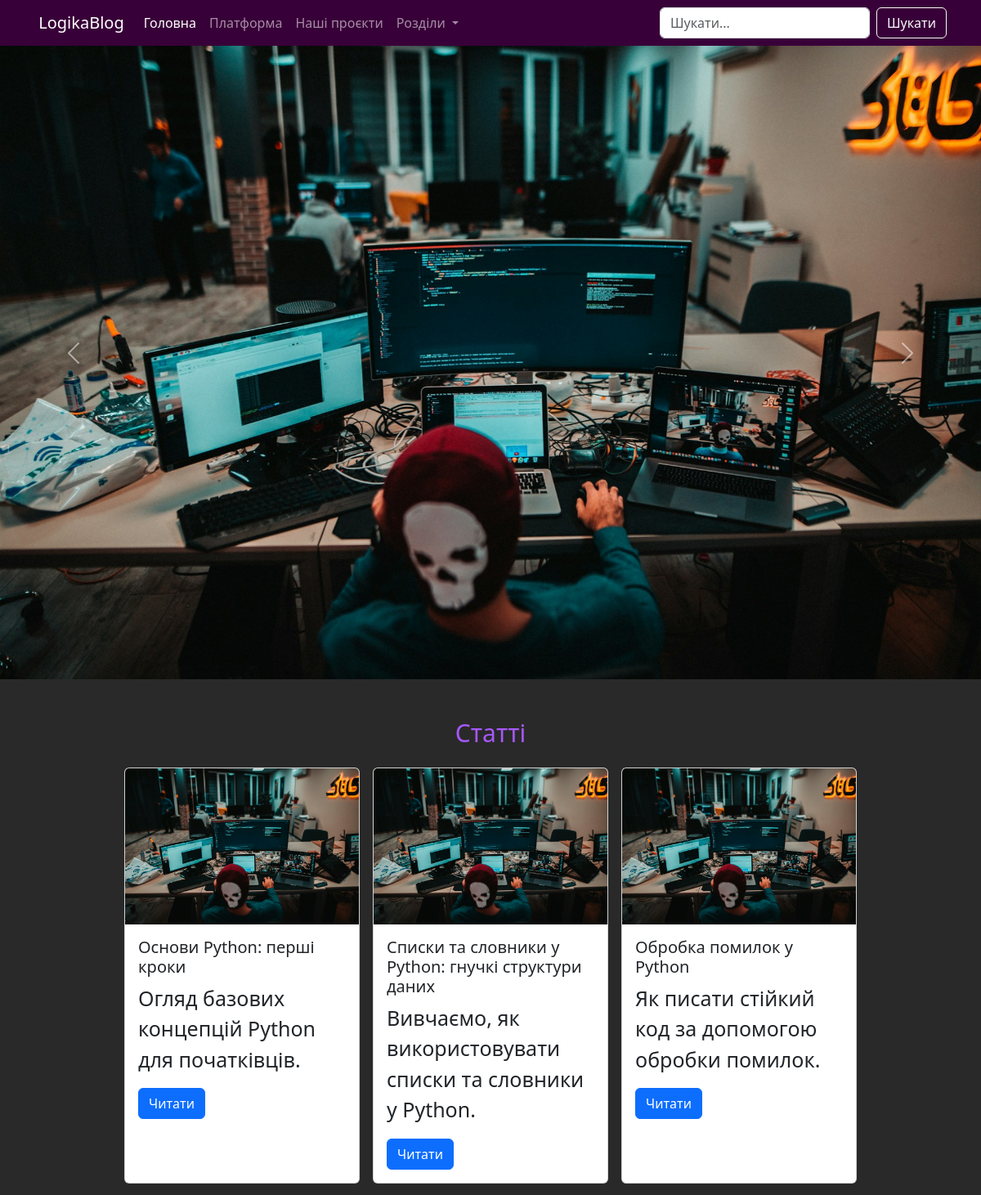
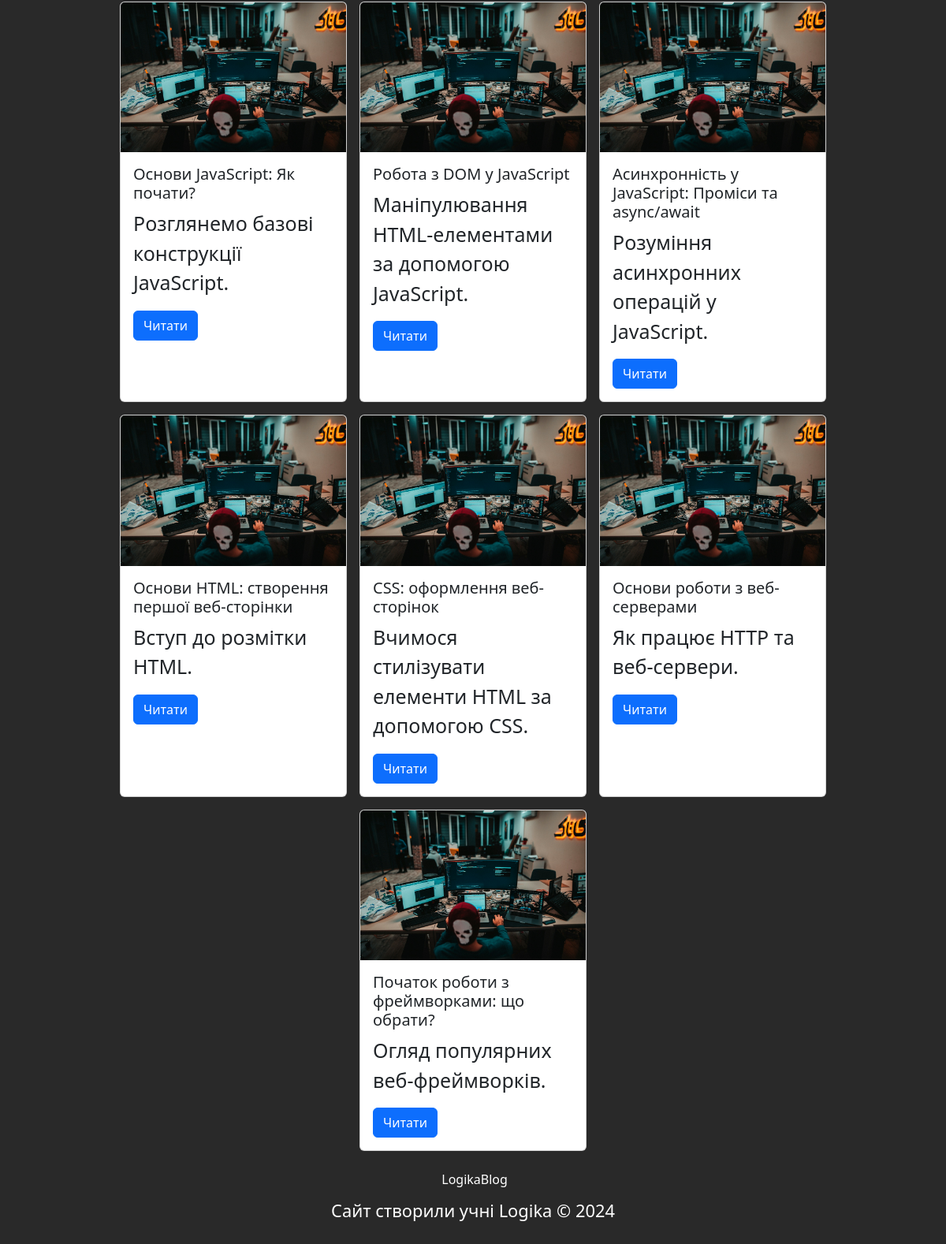
The page / on the database its author committed (2 pictures, top to bottom).
### tables this page shows
CREATE TABLE articles (
    id INTEGER NOT NULL PRIMARY KEY AUTOINCREMENT,
    title TEXT NOT NULL,
    description TEXT,
    text TEXT,
    image TEXT,
    author_id INTEGER NOT NULL,
    category_id INTEGER,
    created_at TEXT DEFAULT CURRENT_TIMESTAMP,

    FOREIGN KEY (author_id) REFERENCES users(id),
    FOREIGN KEY (category_id) REFERENCES categories(id)
);

### app.py (the view)
@app.route("/")  # Вказуємо url-адресу для виклику функції
def index():
    categories = db.get_categories()
    articles = db.get_articles()
    return render_template("index.html", articles=articles, categories=categories)  # html-сторінка, що повертається у браузер

### db_scripts.py (called while the page is built)
    def open_db(self):
        self.conn = sqlite3.connect(self.dbname)
        self.cursor = self.conn.cursor()

    def get_articles(self):
        self.open_db()
        self.cursor.execute(""" SELECT * FROM articles""")
        data = self.cursor.fetchall()
        self.conn.close()
        return data

    def get_categories(self):
        self.open_db()
        self.cursor.execute(""" SELECT * FROM categories""")
        data = self.cursor.fetchall()
        self.conn.close()
        return data

### templates/index.html (shortened to what this page needs)
{% extends 'base.html' %}
{% block content %}
    <div id="carouselExampleAutoplaying" class="carousel slide" data-bs-ride="carousel">
        <div class="carousel-inner" style="max-height: 100vh;">
          <div class="carousel-item active">
            <img src="{{ url_for('static', filename='img/arian-darvishi-wh-RPfR_3_M-unsplash (1).jpg') }}" class="d-block w-100" alt="...">
          </div>
        </div>
        <button class="carousel-control-prev" type="button" data-bs-target="#carouselExampleAutoplaying" data-bs-slide="prev">
          <span class="carousel-control-prev-icon" aria-hidden="true"></span>
        </button>
        <button class="carousel-control-next" type="button" data-bs-target="#carouselExampleAutoplaying" data-bs-slide="next">
          <span class="carousel-control-next-icon" aria-hidden="true"></span>
        </button>
      </div>
    <main class="container mt-5">
        <h1 class="my-4">Статті</h1>
        <div class="d-flex flex-wrap justify-content-center gap-3">
        {% for article in articles %}
          <div class="card" style="width: 18rem;">
            {% if article[4] %}
               <img src="{{ url_for('static', filename='img/' + article[4]) }}" class="card-img-top" alt="...">
            {% endif %}
            <div class="card-body">
              <h5 class="card-title">{{ article[1] }}</h5>
              <p class="card-text"> {{ article[2] }}</p>
              <a href="" class="btn btn-primary">Читати</a>
            </div>
          </div>
        {% endfor %}
      </div>
    </main>
{% endblock content %}

### templates/base.html (shortened to what this page needs)
<!doctype html>
<html lang="uk">
<head>
    <link href="https://cdn.jsdelivr.net/npm/bootstrap@5.3.3/dist/css/bootstrap.min.css" rel="stylesheet"
>
    <link rel="stylesheet" href="{{ url_for('static', filename='style.css') }}">
</head>
<body data-bs-theme="light">
    <header class="py-3">
        <nav data-bs-theme="dark" class="navbar navbar-expand-lg fixed-top" style="background: rgb(56, 0, 56);">
            <div class="container">
                <a class="navbar-brand" href="#">
                    LogikaBlog</a>
                <div class="collapse navbar-collapse" id="navbarSupportedContent">
                    <ul class="navbar-nav me-auto mb-2 mb-lg-0">
                        <li class="nav-item">
                            <a class="nav-link active" aria-current="page" href="{{url_for('index')}}">Головна</a>
                        </li>
                        <li class="nav-item">
                            <a class="nav-link" href="#">Платформа</a>
                        </li>
                        <li class="nav-item">
                            <a class="nav-link" href="#">Наші проєкти</a>
                        </li>
                        <li class="nav-item dropdown">
                            <a class="nav-link dropdown-toggle" href="#" role="button" data-bs-toggle="dropdown"
                                aria-expanded="false">
                                Розділи
                            </a>
                        </li>
                    </ul>
                    <form class="d-flex" role="search" data-bs-theme="light">
                        <input class="form-control me-2" type="search" placeholder="Шукати..." aria-label="Search">
                        <button class="btn btn-outline-light" type="submit">Шукати</button>
                    </form>
                </div>
            </div>
        </nav>
    </header>
    {% block content %}
    {% endblock content %}
    <footer >
        <div class="container py-4 text-center">
            <a class="navbar-brand" href="#">
                LogikaBlog</a>
             <p class="mt-2"><small>
                Сайт створили учні Logika &copy; 2024
            </small></p>
        </div>
    </footer>
</body>
</html>

### static/style.css (style rules this page uses)
h1 { color: rgb(167, 88, 252); font-size: 30px; font-weight: 400; text-align: center; }
body { font-family: 'Segoe UI', Tahoma, Geneva, Verdana, sans-serif; background: rgb(41, 41, 41); color: white; }
p { font-size: 25px; }

### rows shown on the page
articles: image (picture), title "Основи Python: перші кроки", description "Огляд базових концепцій Python для початківців."
articles: image (picture), title "Списки та словники у Python: гнучкі структури даних", description "Вивчаємо, як використовувати списки та словники у Python."
articles: image (picture), title "Обробка помилок у Python", description "Як писати стійкий код за допомогою обробки помилок."
articles: image (picture), title "Основи JavaScript: Як почати?", description "Розглянемо базові конструкції JavaScript."
articles: image (picture), title "Робота з DOM у JavaScript", description "Маніпулювання HTML-елементами за допомогою JavaScript."
articles: image (picture), title "Асинхронність у JavaScript: Проміси та async/await", description "Розуміння асинхронних операцій у JavaScript."
articles: image (picture), title "Основи HTML: створення першої веб-сторінки", description "Вступ до розмітки HTML."
articles: image (picture), title "CSS: оформлення веб-сторінок", description "Вчимося стилізувати елементи HTML за допомогою CSS."
articles: image (picture), title "Основи роботи з веб-серверами", description "Як працює HTTP та веб-сервери."
articles: image (picture), title "Початок роботи з фреймворками: що обрати?", description "Огляд популярних веб-фреймворків."
